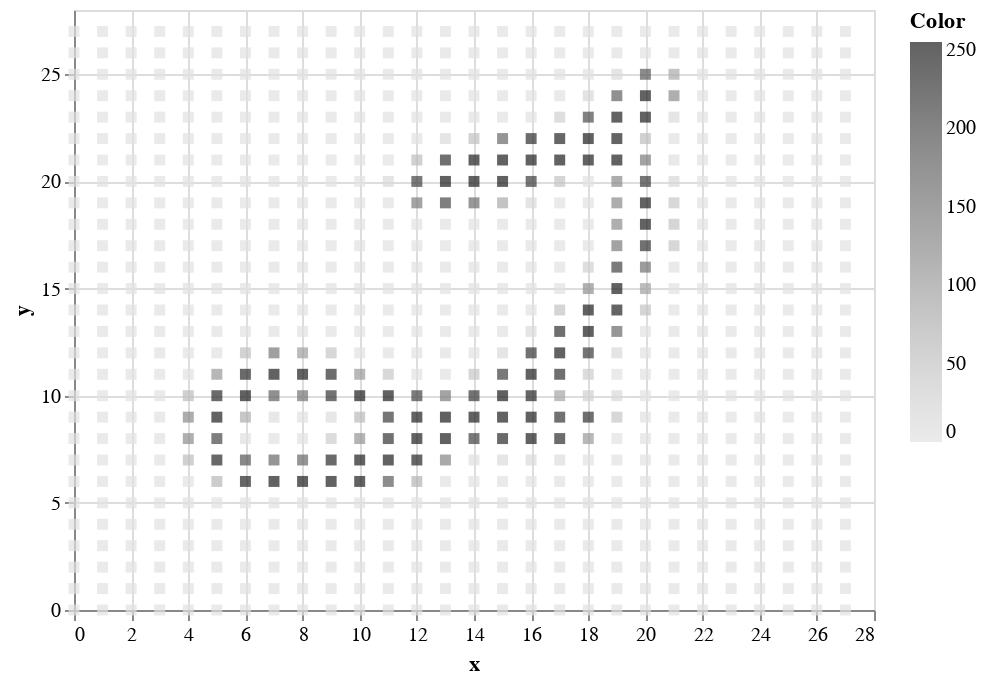
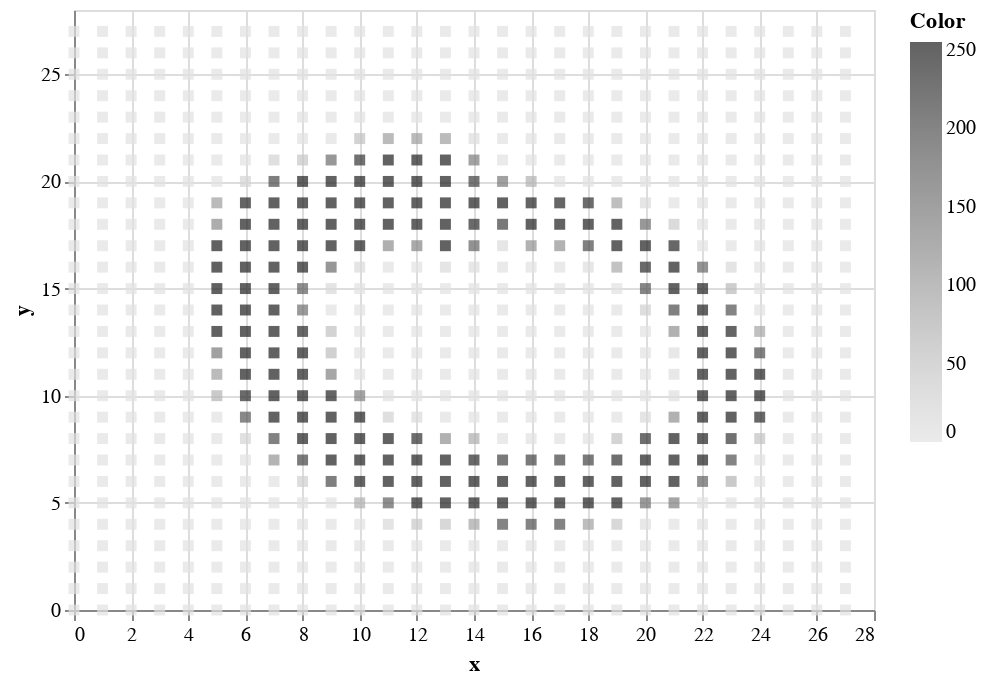
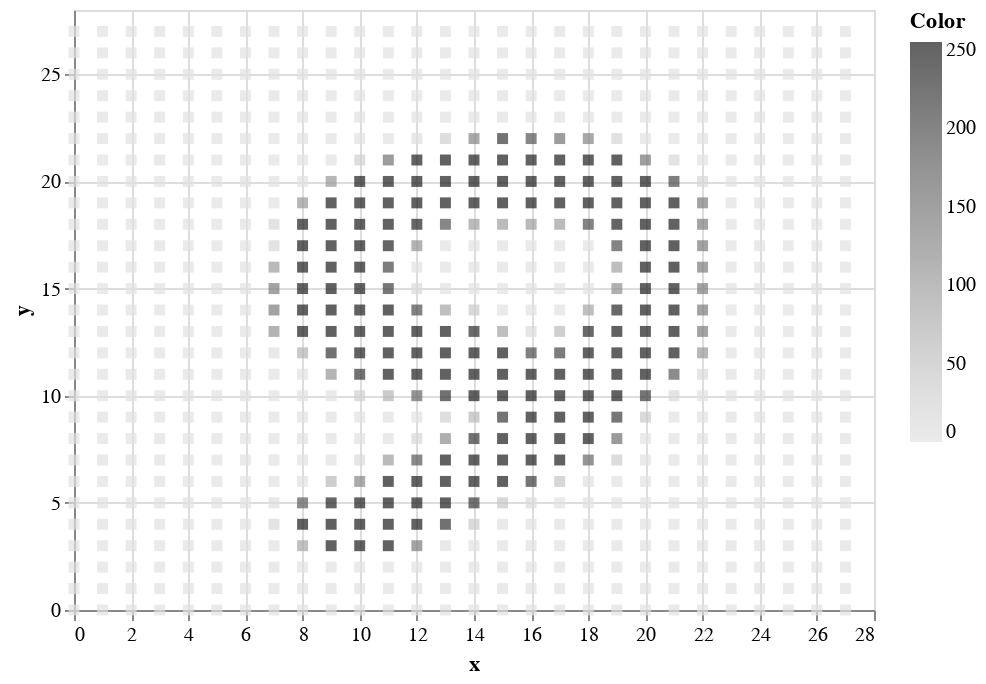

The notebook cell saved with these charts, in order:
### Code cell
for eachImage in images:
    display(eachImage)

### Figure 1 — Vega-Lite specification as saved in the notebook (floating-point values rounded to 4 significant figures; data arrays with more than 128 entries replaced by an {"elided": "..."} marker saying what was removed)
{"config": {"view": {"continuousWidth": 400, "continuousHeight": 300}}, "data": {"name": "data-3b477cf02f00b7271d03f65be875fe9c"}, "mark": "square", "encoding": {"color": {"field": "Color", "scale": {"scheme": "greys"}, "type": "quantitative"}, "x": {"field": "x", "type": "quantitative"}, "y": {"field": "y", "type": "quantitative"}}, "$schema": "https://vega.github.io/schema/vega-lite/v4.17.0.json", "datasets": {"data-3b477cf02f00b7271d03f65be875fe9c": {"elided": "784 records"}}}

### Figure 2 — Vega-Lite specification as saved in the notebook (floating-point values rounded to 4 significant figures; data arrays with more than 128 entries replaced by an {"elided": "..."} marker saying what was removed)
{"config": {"view": {"continuousWidth": 400, "continuousHeight": 300}}, "data": {"name": "data-c4ea493c310f2b90bf2aa814b82bb0bc"}, "mark": "square", "encoding": {"color": {"field": "Color", "scale": {"scheme": "greys"}, "type": "quantitative"}, "x": {"field": "x", "type": "quantitative"}, "y": {"field": "y", "type": "quantitative"}}, "$schema": "https://vega.github.io/schema/vega-lite/v4.17.0.json", "datasets": {"data-c4ea493c310f2b90bf2aa814b82bb0bc": {"elided": "784 records"}}}

### Figure 3 — Vega-Lite specification as saved in the notebook (floating-point values rounded to 4 significant figures; data arrays with more than 128 entries replaced by an {"elided": "..."} marker saying what was removed)
{"config": {"view": {"continuousWidth": 400, "continuousHeight": 300}}, "data": {"name": "data-43d2b87f54bf2d8d44d8d2c593dfae34"}, "mark": "square", "encoding": {"color": {"field": "Color", "scale": {"scheme": "greys"}, "type": "quantitative"}, "x": {"field": "x", "type": "quantitative"}, "y": {"field": "y", "type": "quantitative"}}, "$schema": "https://vega.github.io/schema/vega-lite/v4.17.0.json", "datasets": {"data-43d2b87f54bf2d8d44d8d2c593dfae34": {"elided": "784 records"}}}
